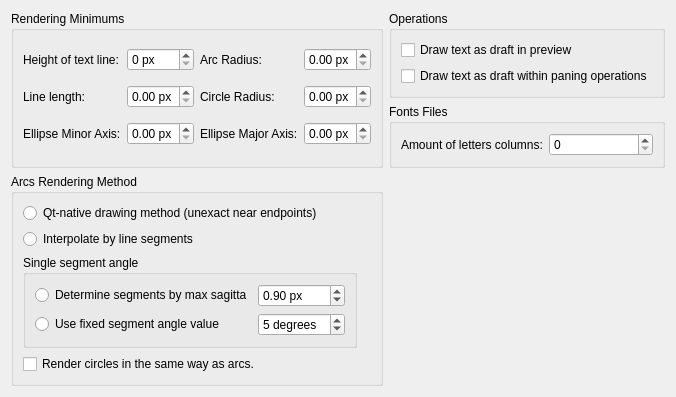
     <widget class="QWidget" name="tabRender">
      <attribute name="title">
       <string>Renderer</string>
      </attribute>
      <layout class="QGridLayout" name="gridLayout_45">
       <item row="0" column="1">
        <widget class="QGroupBox" name="groupBox_26">
         <property name="title">
          <string>Operations</string>
         </property>
         <layout class="QGridLayout" name="gridLayout_49">
          <item row="1" column="0">
           <widget class="QCheckBox" name="cbTextDraftOnPanning">
            <property name="toolTip">
             <string>If enabled, during pan operation TEXT and MTEXT objects will be drawn schematically</string>
            </property>
            <property name="statusTip">
             <string>If selected, text baselines will be drawn instead of the text letters (similar to draft mode) during panning. </string>
            </property>
            <property name="text">
             <string>Draw text as draft within paning operations</string>
            </property>
           </widget>
          </item>
          <item row="0" column="0">
           <widget class="QCheckBox" name="cbTextDraftInPreview">
            <property name="toolTip">
             <string>If selected, text baselines will be drawn instead of the text letters (similar to draft mode) in preview. </string>
            </property>
            <property name="text">
             <string>Draw text as draft in preview</string>
            </property>
           </widget>
          </item>
         </layout>
        </widget>
       </item>
       <item row="2" column="0">
        <widget class="QGroupBox" name="groupBox_22">
         <property name="toolTip">
          <string>Defines how arcs are rendered in UI. </string>
         </property>
         <property name="title">
          <string>Arcs Rendering Method</string>
         </property>
         <layout class="QGridLayout" name="gridLayout_36">
          <item row="1" column="0" colspan="2">
           <widget class="QRadioButton" name="rbRenderArcInterpolate">
            <property name="toolTip">
             <string>If checked, archs are drawn using line segments interpolation.  This sliminates drawing artefacts near to endpoints, yet may result drawing of less smooth arcs.  No drawing errors near endpoints on large zooms.</string>
            </property>
            <property name="text">
             <string>Interpolate by line segments</string>
            </property>
           </widget>
          </item>
          <item row="0" column="0" colspan="2">
           <widget class="QRadioButton" name="rbRenderArcQT">
            <property name="toolTip">
             <string>If this method is selected, arcs are drawn using method of QT library.  On large zooms, arcs may be rendered with errors near endpoints.</string>
            </property>
            <property name="text">
             <string>Qt-native drawing method (unexact near endpoints)</string>
            </property>
           </widget>
          </item>
          <item row="2" column="0">
           <widget class="QGroupBox" name="groupBox_23">
            <property name="title">
             <string>Single segment angle</string>
            </property>
            <layout class="QGridLayout" name="gridLayout_37">
             <item row="0" column="0">
              <widget class="QRadioButton" name="rbRenderArcMethodSagitta">
               <property name="toolTip">
                <string>If selected, the angle of the line interpolation segment is calculated to ensure that resulting sagitta (height of arc segment) is less than specified.</string>
               </property>
               <property name="text">
                <string>Determine segments by max sagitta</string>
               </property>
              </widget>
             </item>
             <item row="1" column="0">
              <widget class="QRadioButton" name="rbRenderArcMethodFixed">
               <property name="toolTip">
                <string>If selected, the fixed angle of line interpolation segment will be used. Smaller angle deliver more smooth arc yet is slower.</string>
               </property>
               <property name="text">
                <string>Use fixed segment angle value</string>
               </property>
              </widget>
             </item>
             <item row="1" column="1">
              <widget class="QSpinBox" name="sbRenderArcSegmentAngle">
               <property name="toolTip">
                <string>Value of fixed segment's angle</string>
               </property>
               <property name="suffix">
                <string> degrees</string>
               </property>
               <property name="prefix">
                <string/>
               </property>
               <property name="minimum">
                <number>1</number>
               </property>
               <property name="maximum">
                <number>30</number>
               </property>
               <property name="value">
                <number>5</number>
               </property>
              </widget>
             </item>
             <item row="0" column="1">
              <widget class="QDoubleSpinBox" name="sbRenderArcMaxSagitta">
               <property name="toolTip">
                <string>Maximal distance betwen arc and segment interpolation line</string>
               </property>
               <property name="suffix">
                <string> px</string>
               </property>
               <property name="minimum">
                <double>0.050000000000000</double>
               </property>
               <property name="maximum">
                <double>20.000000000000000</double>
               </property>
               <property name="singleStep">
                <double>0.050000000000000</double>
               </property>
               <property name="value">
                <double>0.900000000000000</double>
               </property>
              </widget>
             </item>
            </layout>
           </widget>
          </item>
          <item row="3" column="0">
           <widget class="QCheckBox" name="rbRenderCirclesAsArcs">
            <property name="toolTip">
             <string>If selected, the same rendering settings will be applied also to circles.</string>
            </property>
            <property name="text">
             <string>Render circles in the same way as arcs.</string>
            </property>
           </widget>
          </item>
         </layout>
        </widget>
       </item>
       <item row="0" column="0" rowspan="2">
        <widget class="QGroupBox" name="groupBox_14">
         <property name="title">
          <string>Rendering Minimums</string>
         </property>
         <layout class="QGridLayout" name="gridLayout_27">
          <item row="1" column="0">
           <widget class="QLabel" name="label_13">
            <property name="text">
             <string>Line length:</string>
            </property>
           </widget>
          </item>
          <item row="2" column="1">
           <widget class="QDoubleSpinBox" name="sbRenderMinEllipseMajor">
            <property name="toolTip">
             <string>If screen size for major ellipse axis is less than value, ellipse is drawn as point</string>
            </property>
            <property name="suffix">
             <string> px</string>
            </property>
            <property name="maximum">
             <double>5.000000000000000</double>
            </property>
            <property name="singleStep">
             <double>0.010000000000000</double>
            </property>
           </widget>
          </item>
          <item row="1" column="1">
           <widget class="QDoubleSpinBox" name="sbRenderMinLineLen">
            <property name="toolTip">
             <string>If screen length of line is less than value, the line is drawn as point</string>
            </property>
            <property name="suffix">
             <string> px</string>
            </property>
            <property name="maximum">
             <double>5.000000000000000</double>
            </property>
            <property name="singleStep">
             <double>0.010000000000000</double>
            </property>
           </widget>
          </item>
          <item row="0" column="3">
           <widget class="QDoubleSpinBox" name="sbRenderMinArcRadius">
            <property name="toolTip">
             <string>If screen radius of arc is less than value, arc is drawn as point</string>
            </property>
            <property name="suffix">
             <string> px</string>
            </property>
            <property name="maximum">
             <double>5.000000000000000</double>
            </property>
            <property name="singleStep">
             <double>0.010000000000000</double>
            </property>
           </widget>
          </item>
          <item row="0" column="0">
           <widget class="QLabel" name="label_2">
            <property name="text">
             <string>Height of text line:</string>
            </property>
           </widget>
          </item>
          <item row="1" column="3">
           <widget class="QDoubleSpinBox" name="sbRenderMinCircleRadius">
            <property name="toolTip">
             <string>If screen radius of circle is less than value, circle is drawn as point</string>
            </property>
            <property name="suffix">
             <string> px</string>
            </property>
            <property name="maximum">
             <double>5.000000000000000</double>
            </property>
            <property name="singleStep">
             <double>0.010000000000000</double>
            </property>
           </widget>
          </item>
          <item row="2" column="3">
           <widget class="QDoubleSpinBox" name="sbRenderMinEllipseMinor">
            <property name="toolTip">
             <string>If screen size of minor ellipse axis is less than value, ellipse is drawn as line</string>
            </property>
            <property name="suffix">
             <string> px</string>
            </property>
            <property name="maximum">
             <double>5.000000000000000</double>
            </property>
            <property name="singleStep">
             <double>0.010000000000000</double>
            </property>
           </widget>
          </item>
          <item row="0" column="2">
           <widget class="QLabel" name="label_14">
            <property name="text">
             <string>Arc Radius:</string>
            </property>
           </widget>
          </item>
          <item row="2" column="0">
           <widget class="QLabel" name="label_16">
            <property name="text">
             <string>Ellipse Minor Axis:</string>
            </property>
           </widget>
          </item>
          <item row="2" column="2">
           <widget class="QLabel" name="label_17">
            <property name="text">
             <string>Ellipse Major Axis:</string>
            </property>
           </widget>
          </item>
          <item row="0" column="1">
           <widget class="QSpinBox" name="sbTextMinHeight">
            <property name="toolTip">
             <string>If height of text line on the screen is less than specified pixels, placholder will be drawn instead of text</string>
            </property>
            <property name="suffix">
             <string> px</string>
            </property>
            <property name="prefix">
             <string/>
            </property>
            <property name="minimum">
             <number>0</number>
            </property>
            <property name="maximum">
             <number>15</number>
            </property>
            <property name="singleStep">
             <number>1</number>
            </property>
           </widget>
          </item>
          <item row="1" column="2">
           <widget class="QLabel" name="label_15">
            <property name="text">
             <string>Circle Radius:</string>
            </property>
           </widget>
          </item>
         </layout>
        </widget>
       </item>
       <item row="1" column="1">
        <widget class="QGroupBox" name="groupBox_30">
         <property name="title">
          <string>Fonts Files</string>
         </property>
         <layout class="QGridLayout" name="gridLayout_53">
          <item row="0" column="0">
           <widget class="QLabel" name="label_39">
            <property name="text">
             <string>Amount of letters columns:</string>
            </property>
           </widget>
          </item>
          <item row="0" column="1">
           <widget class="QSpinBox" name="sbFontLettersColumnCount">
            <property name="sizePolicy">
             <sizepolicy hsizetype="Preferred" vsizetype="Fixed">
              <horstretch>0</horstretch>
              <verstretch>0</verstretch>
             </sizepolicy>
            </property>
            <property name="toolTip">
             <string>Contains the number of columns in one row for rendering font letter blocks. If 0 - all letters in one row. </string>
            </property>
           </widget>
          </item>
         </layout>
        </widget>
       </item>
       <item row="3" column="0">
        <spacer name="verticalSpacer_5">
         <property name="orientation">
          <enum>Qt::Orientation::Vertical</enum>
         </property>
         <property name="sizeHint" stdset="0">
          <size>
           <width>0</width>
           <height>0</height>
          </size>
         </property>
        </spacer>
       </item>
      </layout>
     </widget>
